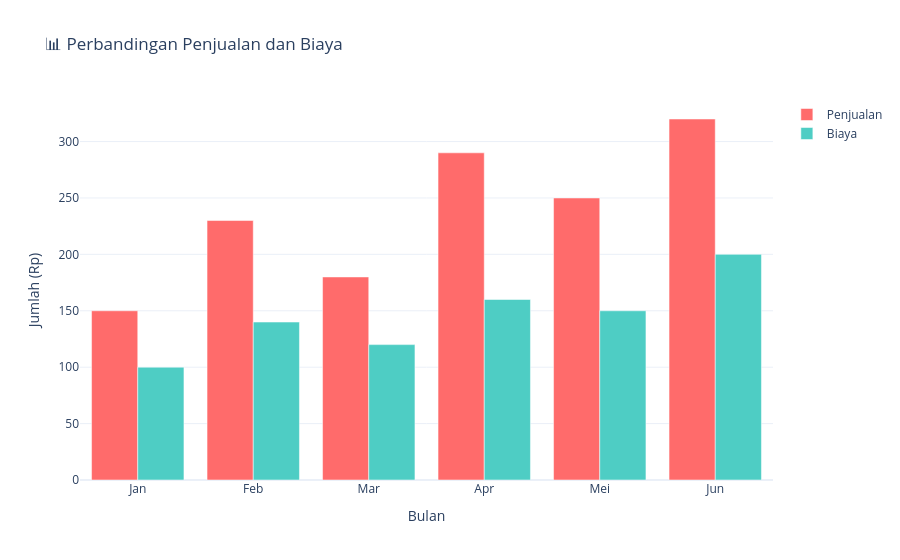

The notebook cell saved with this chart:
### Markdown cell above
## Contoh 4: Grouped Bar Chart dengan Graph Objects

### Code cell
# Grouped bar chart menggunakan graph objects untuk kontrol lebih
fig_grouped = go.Figure()

fig_grouped.add_trace(go.Bar(
    x=df['Bulan'],
    y=df['Penjualan'],
    name='Penjualan',
    marker_color='#FF6B6B'
))

fig_grouped.add_trace(go.Bar(
    x=df['Bulan'],
    y=df['Biaya'],
    name='Biaya',
    marker_color='#4ECDC4'
))

fig_grouped.update_layout(
    title='📊 Perbandingan Penjualan dan Biaya',
    xaxis_title='Bulan',
    yaxis_title='Jumlah (Rp)',
    barmode='group',
    hovermode='x unified',
    template='plotly_white'
)

fig_grouped.show()

### Figure 1 — Plotly figure (JSON) as saved in the notebook; plotly's stock layout.template omitted (floating-point values rounded to 4 significant figures)
{"data": [{"marker": {"color": "#FF6B6B"}, "name": "Penjualan", "type": "bar", "x": ["Jan", "Feb", "Mar", "Apr", "Mei", "Jun"], "y": [150, 230, 180, 290, 250, 320]}, {"marker": {"color": "#4ECDC4"}, "name": "Biaya", "type": "bar", "x": ["Jan", "Feb", "Mar", "Apr", "Mei", "Jun"], "y": [100, 140, 120, 160, 150, 200]}], "layout": {"barmode": "group", "hovermode": "x unified", "title": {"text": "📊 Perbandingan Penjualan dan Biaya"}, "xaxis": {"title": {"text": "Bulan"}}, "yaxis": {"title": {"text": "Jumlah (Rp)"}}}}
